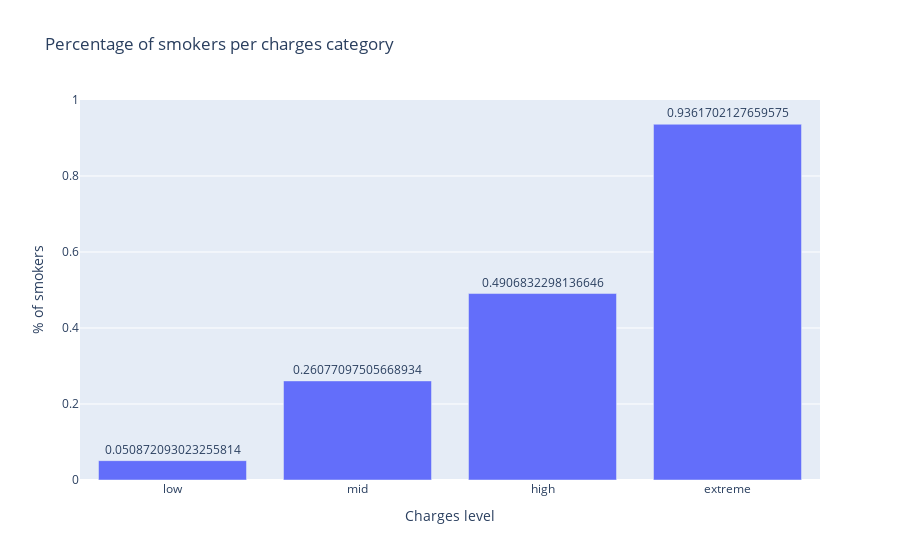

The code cell stored with this chart in its notebook:
### Code cell
fig = px.bar(level_analysis, x='charges_level', y='smoker',
             text="smoker",
             title="Percentage of smokers per charges category")

fig.update_layout(uniformtext_minsize=8, uniformtext_mode='hide')
fig.update_traces(texttemplate='%{text:.2f%}', textposition='outside')
fig.update_yaxes(range=[0, 1], title="% of smokers")
fig.update_xaxes(title="Charges level", tickmode="array", 
                 tickvals=level_analysis["charges_level"],
                 ticktext=level_analysis["level_name"])

fig.show()

### Figure 1 — Plotly figure (JSON) as saved in the notebook; plotly's stock layout.template omitted (floating-point values rounded to 4 significant figures)
{"data": [{"alignmentgroup": "True", "hovertemplate": "charges_level=%{x}<br>smoker=%{text}<extra></extra>", "legendgroup": "", "marker": {"color": "#636efa"}, "name": "", "offsetgroup": "", "orientation": "v", "showlegend": false, "text": [0.05087, 0.2608, 0.4907, 0.9362], "textposition": "outside", "texttemplate": "%{text:.2f%}", "type": "bar", "x": [0, 1, 2, 3], "xaxis": "x", "y": [0.05087, 0.2608, 0.4907, 0.9362], "yaxis": "y"}], "layout": {"barmode": "relative", "legend": {"tracegroupgap": 0}, "title": {"text": "Percentage of smokers per charges category"}, "uniformtext": {"minsize": 8, "mode": "hide"}, "xaxis": {"anchor": "y", "domain": [0, 1], "tickmode": "array", "ticktext": ["low", "mid", "high", "extreme"], "tickvals": [0, 1, 2, 3], "title": {"text": "Charges level"}}, "yaxis": {"anchor": "x", "domain": [0, 1], "range": [0, 1], "title": {"text": "% of smokers"}}}}
